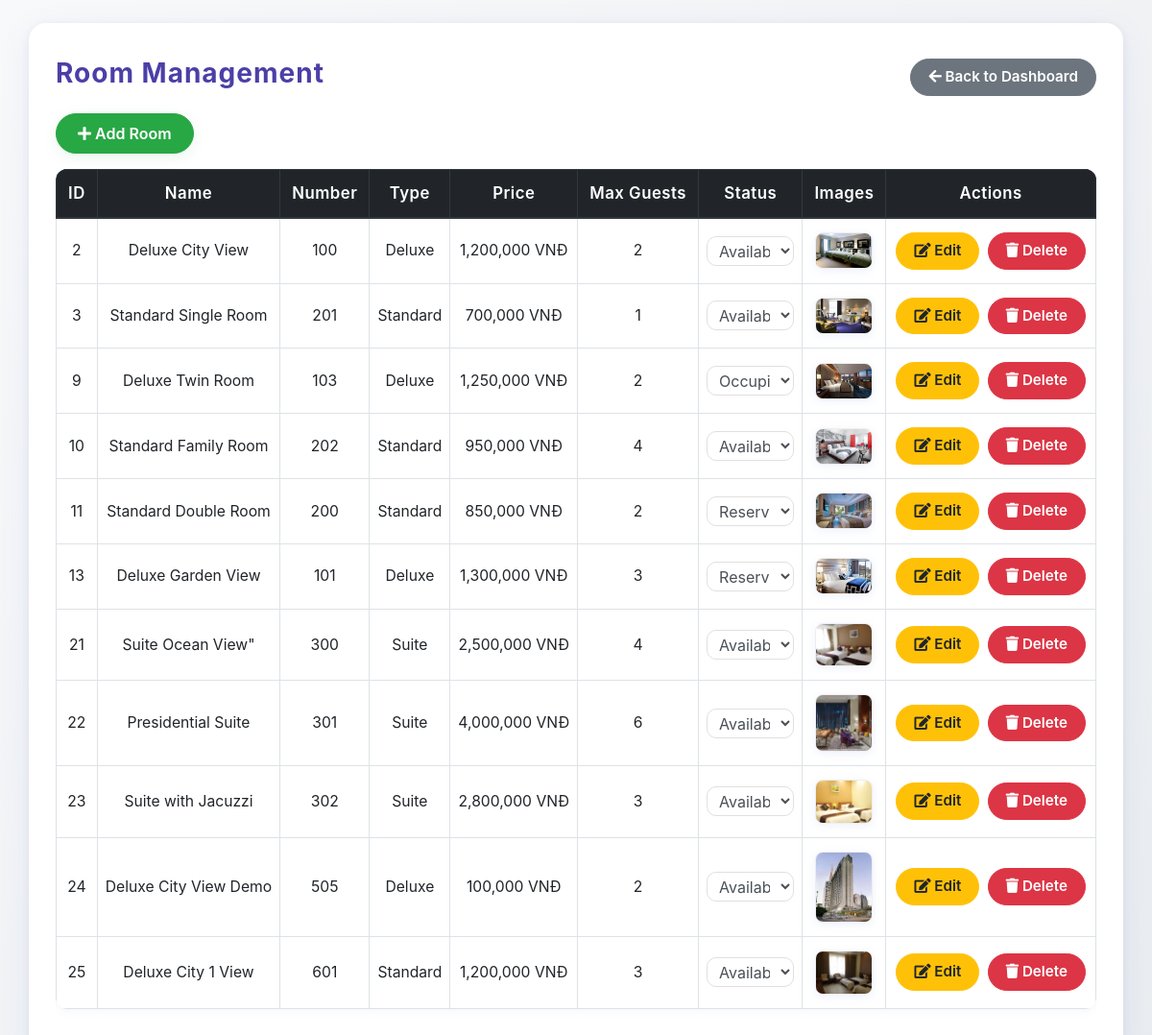
Page /room_manage.php (signed in) on the committed database.
### tables this page shows
CREATE TABLE `Room` (
  `RoomID` int NOT NULL AUTO_INCREMENT,
  `RoomName` varchar(50) NOT NULL,
  `RoomNumber` varchar(10) NOT NULL,
  `PricePerNight` bigint unsigned DEFAULT NULL,
  `Status` enum('Available','Occupied','Maintenance','Reserved') DEFAULT 'Available',
  `RoomTypeID` int NOT NULL,
  `MaxGuests` int NOT NULL DEFAULT '2',
  `Description` text,
  PRIMARY KEY (`RoomID`),
  UNIQUE KEY `RoomNumber` (`RoomNumber`),
  KEY `idx_room_number` (`RoomNumber`),
  KEY `idx_room_status` (`Status`),
  KEY `idx_room_type` (`RoomTypeID`),
  CONSTRAINT `Room_ibfk_1` FOREIGN KEY (`RoomTypeID`) REFERENCES `RoomType` (`RoomTypeID`) ON DELETE RESTRICT
);

CREATE TABLE `RoomType` (
  `RoomTypeID` int NOT NULL AUTO_INCREMENT,
  `TypeName` varchar(50) NOT NULL,
  PRIMARY KEY (`RoomTypeID`),
  UNIQUE KEY `TypeName` (`TypeName`),
  KEY `idx_roomtype_name` (`TypeName`)
);

CREATE TABLE `RoomImage` (
  `ImageID` int NOT NULL AUTO_INCREMENT,
  `ImagePath` varchar(255) NOT NULL,
  `Caption` varchar(255) DEFAULT NULL,
  `RoomID` int NOT NULL,
  PRIMARY KEY (`ImageID`),
  KEY `RoomID` (`RoomID`),
  CONSTRAINT `RoomImage_ibfk_1` FOREIGN KEY (`RoomID`) REFERENCES `Room` (`RoomID`) ON DELETE CASCADE
);

### room_manage.php (the view, shortened to what this page needs)
<?php
require_once 'config.php';
?>
<!DOCTYPE html>
<html lang="en">
<head>
    <link rel="stylesheet" href="css/bootstrap.min.css">
    <link rel="stylesheet" href="https://cdnjs.cloudflare.com/ajax/libs/font-awesome/5.15.4/css/all.min.css">
</head>
<body>
<div class="container mt-4">
    <div class="d-flex justify-content-between align-items-center mb-3">
        <h3>Room Management</h3>
        <a href="admin_dashboard.php" class="btn btn-secondary">
            <i class="fas fa-arrow-left"></i> Back to Dashboard
        </a>
    </div>
    <button class="btn btn-success mb-3" data-toggle="modal" data-target="#roomModal">
        <i class="fas fa-plus"></i> Add Room
    </button>
    <div class="table-responsive">
        <table class="table table-bordered table-hover">
            <thead class="thead-dark">
                <tr>
                    <th>ID</th>
                    <th>Name</th>
                    <th>Number</th>
                    <th>Type</th>
                    <th>Price</th>
                    <th>Max Guests</th>
                    <th>Status</th>
                    <th>Images</th>
                    <th>Actions</th>
                </tr>
            </thead>
            <tbody>
            <?php
            $stmt = $pdo->query('SELECT r.*, rt.TypeName FROM Room r JOIN RoomType rt ON r.RoomTypeID = rt.RoomTypeID');
            while ($row = $stmt->fetch()):
            ?>
                <tr>
                    <td><?= $row['RoomID'] ?></td>
                    <td><?= htmlspecialchars($row['RoomName']) ?></td>
                    <td><?= htmlspecialchars($row['RoomNumber']) ?></td>
                    <td><?= htmlspecialchars($row['TypeName']) ?></td>
                    <td><?= number_format($row['PricePerNight']) ?> VNĐ</td>
                    <td><?= $row['MaxGuests'] ?? 'N/A' ?></td>
                    <td>
                        <select class="form-control form-control-sm status-select"
                                data-room-id="<?= $row['RoomID'] ?>"
                                onchange="updateRoomStatus(<?= $row['RoomID'] ?>, this.value)">
                            <option value="Available" <?= $row['Status'] === 'Available' ? 'selected' : '' ?>>Available</option>
                            <option value="Reserved" <?= $row['Status'] === 'Reserved' ? 'selected' : '' ?>>Reserved</option>
                            <option value="Occupied" <?= $row['Status'] === 'Occupied' ? 'selected' : '' ?>>Occupied</option>
                        </select>
                    </td>
                    <td>
                        <?php
                        $imgs = $pdo->prepare("SELECT ImagePath FROM RoomImage WHERE RoomID=?");
                        $imgs->execute([$row['RoomID']]);
                        foreach ($imgs as $img):
                            $imgPath = 'uploads/' . $img['ImagePath'];
                        ?>
                            <img src="<?= htmlspecialchars($imgPath) ?>" width="60" style="margin:2px;">
                        <?php endforeach; ?>
                    </td>
                    <td class="actions-column">
                        <button class="btn btn-warning btn-sm" data-toggle="modal"
                                data-target="#roomModal"
                                data-id="<?= $row['RoomID'] ?>"
                                data-name="<?= htmlspecialchars($row['RoomName'], ENT_QUOTES) ?>"
                                data-number="<?= htmlspecialchars($row['RoomNumber'], ENT_QUOTES) ?>"
                                data-type="<?= $row['RoomTypeID'] ?>"
                                data-price="<?= $row['PricePerNight'] ?>"
                                data-status="<?= $row['Status'] ?>"
                                data-max-guests="<?= $row['MaxGuests'] ?? '' ?>"
                                data-description="<?= htmlspecialchars($row['Description'], ENT_QUOTES) ?>">
                            <i class="fas fa-edit"></i> Edit
                        </button>
                        <button class="btn btn-danger btn-sm" onclick="confirmDelete(<?= $row['RoomID'] ?>, '<?= htmlspecialchars($row['RoomName'], ENT_QUOTES) ?>')">
                            <i class="fas fa-trash"></i> Delete
                        </button>
                    </td>
                </tr>
            <?php endwhile; ?>
            </tbody>
        </table>
    </div>
</div>

### room_manage.php (style rules this page uses)
body { background: linear-gradient(135deg, #f8f9fa 0%, #e9ecef 100%); min-height: 100vh; font-family: 'Inter', Arial, sans-serif; }
.container { background: #fff; border-radius: 18px; box-shadow: 0 8px 32px rgba(102, 126, 234, 0.10), 0 1.5px 8px rgba(118, 75, 162, 0.08); padding: 36px 28px 28px 28px; margin-top: 40px; margin-bottom: 40px; }
h3 { font-weight: 700; color: #4b3fa7; letter-spacing: 1px; }
.btn-success, .btn-primary { border-radius: 25px; font-weight: 600; padding: 8px 22px; font-size: 1rem; box-shadow: 0 4px 15px rgba(40, 167, 69, 0.10); transition: all 0.2s; }
.btn-warning, .btn-danger, .btn-secondary { border-radius: 25px; font-weight: 600; font-size: 0.95rem; padding: 7px 18px; }
.table { background: #fff; border-radius: 12px; overflow: hidden; box-shadow: 0 2px 8px rgba(102, 126, 234, 0.07); }
.table thead { background: linear-gradient(135deg, #667eea 0%, #764ba2 100%); color: #fff; }
.table th, .table td { vertical-align: middle !important; text-align: center; white-space: nowrap; }
.table td { font-size: 0.98rem; padding: 12px 8px; }
.actions-column { min-width: 160px; white-space: nowrap; }
.actions-column .btn { margin: 2px; display: inline-block; }
.table th { font-size: 1.05rem; font-weight: 600; letter-spacing: 0.5px; }
.table img { border-radius: 8px; box-shadow: 0 2px 8px rgba(102, 126, 234, 0.10); border: 1.5px solid #eee; }
.form-control, .form-control-file { border-radius: 10px; border: 1.5px solid #e0e0e0; font-size: 1rem; }

### rows in the picture
room: RoomID "2", RoomName "Deluxe City View", RoomNumber "100", RoomTypeID.TypeName "Deluxe", PricePerNight "1,200,000", MaxGuests "2", Status+RoomID "Available"
roomimage: ImagePath (picture)
room: RoomID "3", RoomName "Standard Single Room", RoomNumber "201", RoomTypeID.TypeName "Standard", PricePerNight "700,000", MaxGuests "1", Status+RoomID "Available"
roomimage: ImagePath (picture)
room: RoomID "9", RoomName "Deluxe Twin Room", RoomNumber "103", RoomTypeID.TypeName "Deluxe", PricePerNight "1,250,000", MaxGuests "2", Status+RoomID "Occupied"
roomimage: ImagePath (picture)
room: RoomID "10", RoomName "Standard Family Room", RoomNumber "202", RoomTypeID.TypeName "Standard", PricePerNight "950,000", MaxGuests "4", Status+RoomID "Available"
roomimage: ImagePath (picture)
room: RoomID "11", RoomName "Standard Double Room", RoomNumber "200", RoomTypeID.TypeName "Standard", PricePerNight "850,000", MaxGuests "2", Status+RoomID "Reserved"
roomimage: ImagePath (picture)
room: RoomID "13", RoomName "Deluxe Garden View", RoomNumber "101", RoomTypeID.TypeName "Deluxe", PricePerNight "1,300,000", MaxGuests "3", Status+RoomID "Reserved"
roomimage: ImagePath (picture)
room: RoomID "21", RoomName "Suite Ocean View\"", RoomNumber "300", RoomTypeID.TypeName "Suite", PricePerNight "2,500,000", MaxGuests "4", Status+RoomID "Available"
roomimage: ImagePath (picture)
room: RoomID "22", RoomName "Presidential Suite", RoomNumber "301", RoomTypeID.TypeName "Suite", PricePerNight "4,000,000", MaxGuests "6", Status+RoomID "Available"
roomimage: ImagePath (picture)
room: RoomID "23", RoomName "Suite with Jacuzzi", RoomNumber "302", RoomTypeID.TypeName "Suite", PricePerNight "2,800,000", MaxGuests "3", Status+RoomID "Available"
roomimage: ImagePath (picture)
room: RoomID "24", RoomName "Deluxe City View Demo", RoomNumber "505", RoomTypeID.TypeName "Deluxe", PricePerNight "100,000", MaxGuests "2", Status+RoomID "Available"
roomimage: ImagePath (picture)
room: RoomID "25", RoomName "Deluxe City 1 View", RoomNumber "601", RoomTypeID.TypeName "Standard", PricePerNight "1,200,000", MaxGuests "3", Status+RoomID "Available"
roomimage: ImagePath (picture)
